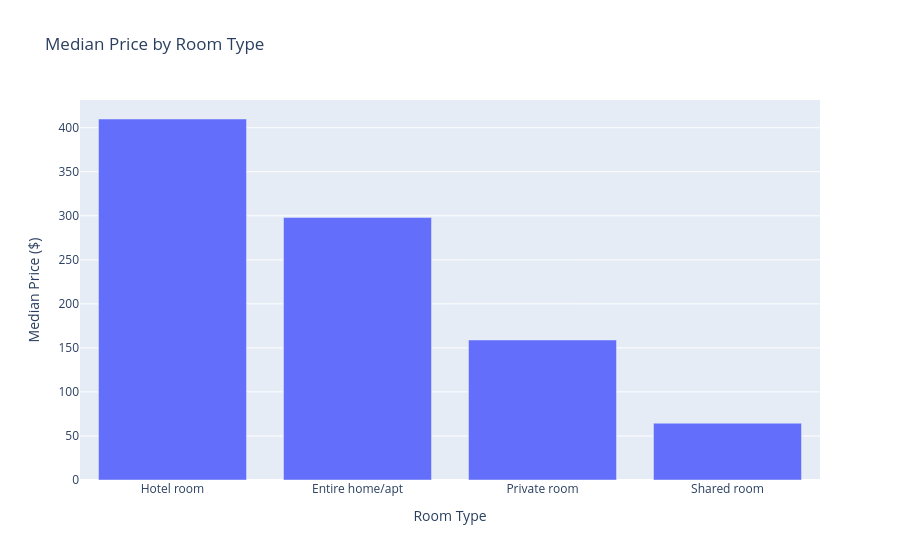

The cell this chart's notebook holds for it:
### Code cell
fig = px.bar(
    room_price.reset_index(),
    x="room_type",
    y="median",
    title="Median Price by Room Type",
    labels={
        "room_type": "Room Type",
        "median": "Median Price ($)"
    }
)

fig.show()

### Figure 1 — Plotly figure (JSON) as saved in the notebook; plotly's stock layout.template omitted (floating-point values rounded to 4 significant figures)
{"data": [{"hovertemplate": "Room Type=%{x}<br>Median Price ($)=%{y}<extra></extra>", "legendgroup": "", "marker": {"color": "#636efa", "pattern": {"shape": ""}}, "name": "", "orientation": "v", "showlegend": false, "textposition": "auto", "type": "bar", "x": ["Hotel room", "Entire home/apt", "Private room", "Shared room"], "xaxis": "x", "y": [409.9, 298.0, 159.0, 64.5], "yaxis": "y"}], "layout": {"barmode": "relative", "legend": {"tracegroupgap": 0}, "title": {"text": "Median Price by Room Type"}, "xaxis": {"anchor": "y", "domain": [0, 1], "title": {"text": "Room Type"}}, "yaxis": {"anchor": "x", "domain": [0, 1], "title": {"text": "Median Price ($)"}}}}
